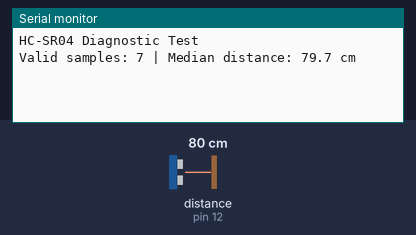
Bench run of a sketch on a simulated Arduino Uno, built with avr-gcc and run on an emulated ATmega328P. Parts: the last lines printed to the serial monitor. Wiring (inferred from the names in the program): ultrasonic range finder: trigger pin 11; echo pin 12. Inputs (shaded band) come from the test bench; at power-on: distance to the obstacle (sensor on pin 12) 80 cm. The echo pulse lasts 58.3 µs per cm.

Above: at 1.2 s.
1.3 s: distance to the obstacle (sensor on pin 12) set to 4 cm
At 1.3 s:
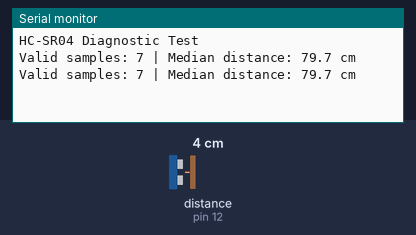
2.8 s: distance to the obstacle (sensor on pin 12) set to 2 cm
At 3.66 s:
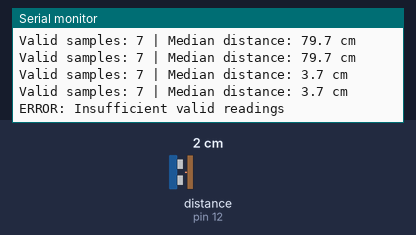

The sketch:

robot_controller.ino
```cpp
#define TRIG_PIN 11
#define ECHO_PIN 12

#define SAMPLES 7
#define MAX_DISTANCE_CM 400

float readings[SAMPLES];

float getDistance() {
  digitalWrite(TRIG_PIN, LOW);
  delayMicroseconds(3);

  digitalWrite(TRIG_PIN, HIGH);
  delayMicroseconds(10);

  digitalWrite(TRIG_PIN, LOW);

  unsigned long duration = pulseIn(
    ECHO_PIN,
    HIGH,
    25000UL
  );

  if (duration == 0) {
    return -1;
  }

  float distance = duration * 0.0343f / 2.0f;

  if (distance < 2 || distance > MAX_DISTANCE_CM) {
    return -1;
  }

  return distance;
}

void setup() {
  Serial.begin(115200);

  pinMode(TRIG_PIN, OUTPUT);
  pinMode(ECHO_PIN, INPUT);

  digitalWrite(TRIG_PIN, LOW);

  Serial.println("HC-SR04 Diagnostic Test");
}

void loop() {
  int validCount = 0;

  for (int i = 0; i < SAMPLES; i++) {
    float distance = getDistance();

    if (distance > 0) {
      readings[validCount++] = distance;
    }

    delay(60);
  }

  if (validCount < 4) {
    Serial.println("ERROR: Insufficient valid readings");
    return;
  }

  // Sort valid readings.
  for (int i = 0; i < validCount - 1; i++) {
    for (int j = i + 1; j < validCount; j++) {
      if (readings[i] > readings[j]) {
        float temp = readings[i];
        readings[i] = readings[j];
        readings[j] = temp;
      }
    }
  }

  // Median reading.
  float median = readings[validCount / 2];

  Serial.print("Valid samples: ");
  Serial.print(validCount);

  Serial.print(" | Median distance: ");
  Serial.print(median, 1);

  Serial.println(" cm");

  delay(300);
}
```

Measured:
- the behaviour switches between 3 and 2 cm on distance to the obstacle (sensor on pin 12) (found by bisection; images 1 and 2)
- after the input at 2.8 s, the serial monitor: prints a new line after 0.59 s (image 2)
